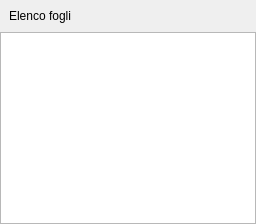
              <widget class="QWidget" name="ElencoFogliScaricati">
               <property name="servizioAgri" stdset="0">
                <string>ElencoFogliAziendaOffline</string>
               </property>
               <layout class="QVBoxLayout" name="verticalLayout_12">
                <property name="spacing">
                 <number>0</number>
                </property>
                <property name="leftMargin">
                 <number>0</number>
                </property>
                <property name="topMargin">
                 <number>0</number>
                </property>
                <property name="rightMargin">
                 <number>0</number>
                </property>
                <property name="bottomMargin">
                 <number>0</number>
                </property>
                <item>
                 <widget class="QFrame" name="frame_4">
                  <property name="frameShape">
                   <enum>QFrame::NoFrame</enum>
                  </property>
                  <property name="frameShadow">
                   <enum>QFrame::Plain</enum>
                  </property>
                  <property name="class" stdset="0">
                   <string>serviceTitle</string>
                  </property>
                  <layout class="QVBoxLayout" name="verticalLayout_4">
                   <item>
                    <widget class="QLabel" name="label_3">
                     <property name="text">
                      <string>Elenco fogli</string>
                     </property>
                     <property name="class" stdset="0">
                      <string>boldText</string>
                     </property>
                    </widget>
                   </item>
                  </layout>
                 </widget>
                </item>
                <item>
                 <widget class="QTableView" name="grid_ElencoFogliScaricati">
                  <property name="contextMenuPolicy">
                   <enum>Qt::CustomContextMenu</enum>
                  </property>
                  <property name="selectionMode">
                   <enum>QAbstractItemView::SingleSelection</enum>
                  </property>
                  <property name="selectionBehavior">
                   <enum>QAbstractItemView::SelectRows</enum>
                  </property>
                  <property name="servizioAgri" stdset="0">
                   <string>ElencoFogliAziendaOffline</string>
                  </property>
                 </widget>
                </item>
               </layout>
              </widget>
